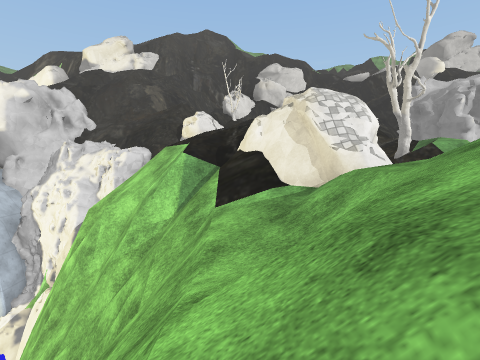
view 1 (above)

12 first-person views from a walk through a scene from a Unity 3-D project. The camera is 1.5 m above the floor, tilts 4° down and sees 80° across. The floor is counted in squares, 2 m on a side. Each view is taken from the middle of a square. On the plan, view 1 faces up. The plan holds only what a view shows up to about 10 squares ahead; the rest is blank. The place goes on beyond the plan. The player is left out. Some surface patterns are stand-ins.

view 2
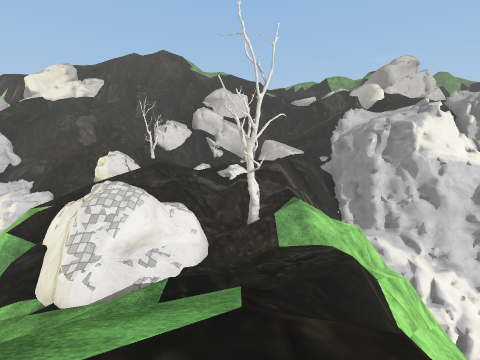

view 3
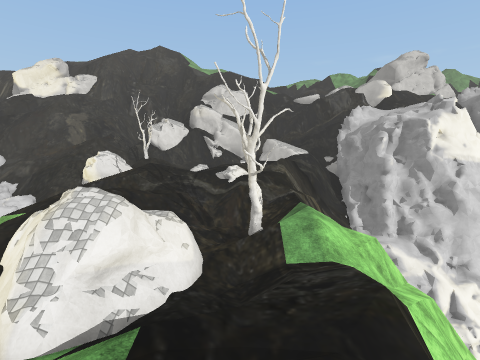

view 4
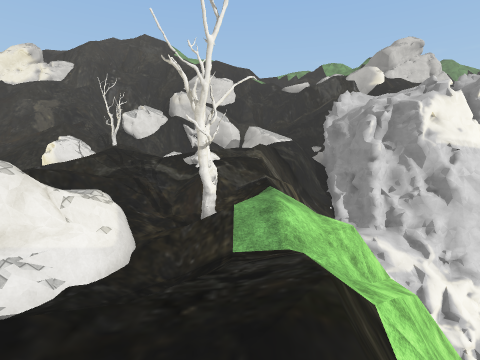

view 5
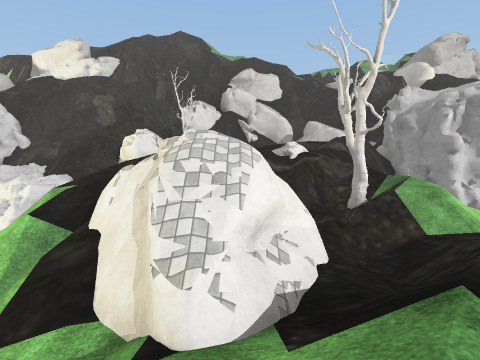

view 6
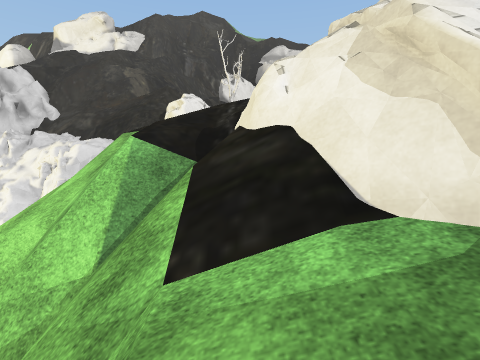

view 7
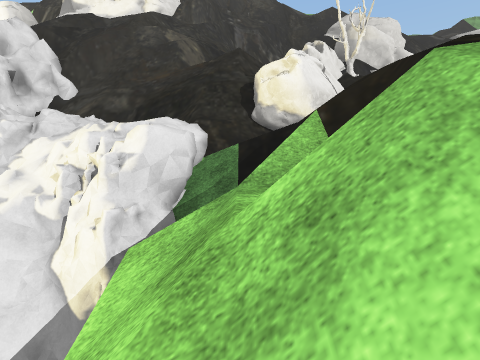

view 8
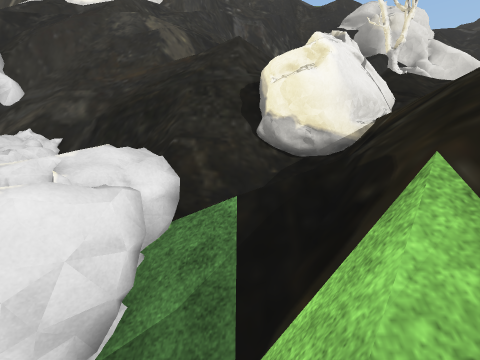

view 9
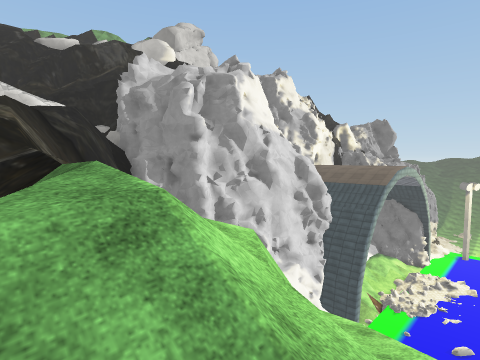

view 10
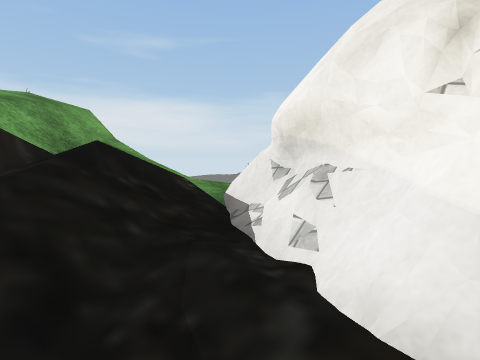

view 11
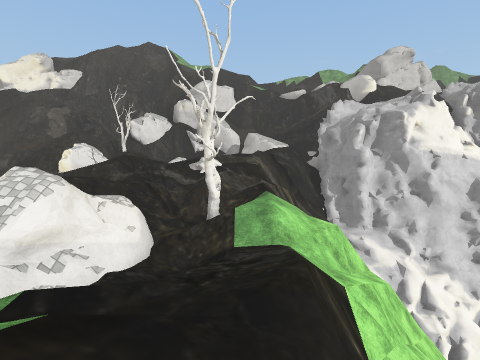

view 12
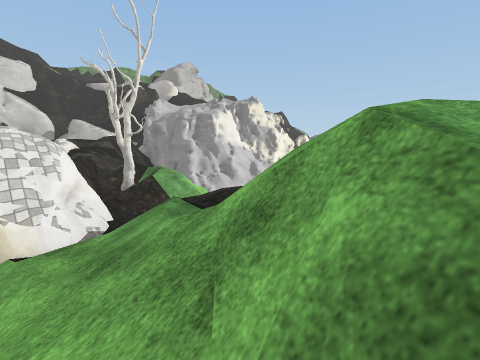

### Floor plan
Key: @ floor where view 1 was taken; # wall or solid block; . main floor; : floor 0.5 m higher than the main floor; - floor 1 m lower than the main floor; + floor 1.75 m higher than the main floor; * floor 2 m higher than the main floor; % floor 2.5 m higher than the main floor; / step, stairs or slope; = window, fence, low wall or low ledge; ^ raised ledge; v drop or lower ground.
Columns run from 6 left of view 1 to 13 right of it. Each row starts with its distance up from view 1.
 12 ^^^ =//////%#   ###
 11 #^^//*///////  vv=#
 10  ##=////////    v###
  9   v/=/ ///////   #
  8   v///////#//=#
  7   v//// +#///=#v
  6   #vvv=//#-///#
  5   #=vv=v/////==
  4     v//#=/..#=#
  3     vv///://=
  2      v//////
  1      v//=/*/
  0       @////
 -1       =

Where each view was taken, in squares from view 1:
view 1: 0 up, 0 right, facing up
view 2: 0 up, 4 right, facing up
view 3: 1 up, 4 right, facing up
view 4: 2 up, 5 right, facing up
view 5: 2 up, 2 right, facing up
view 6: 3 up, 0 right, facing up
view 7: 7 up, 3 left, facing up
view 8: 9 up, 3 left, facing up
view 9: 6 up, 5 right, facing up-right
view 10: 6 up, 4 right, facing down-left
view 11: 1 up, 5 right, facing up
view 12: 0 up, 1 right, facing up-right
